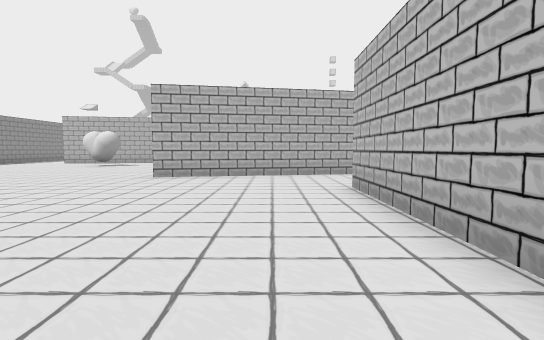
[1] (above)

17 first-person views from a walk through a level from a Godot 3-D game. The camera is 1.5 m above the floor, tilts 4° down and sees 85° across. The floor is counted in squares, 2 m on a side. Each view is taken from the middle of a square. On the plan, view 1 faces up. The plan holds only what a view shows up to about 10 squares ahead; the rest is blank. The place goes on beyond the plan.

[2]
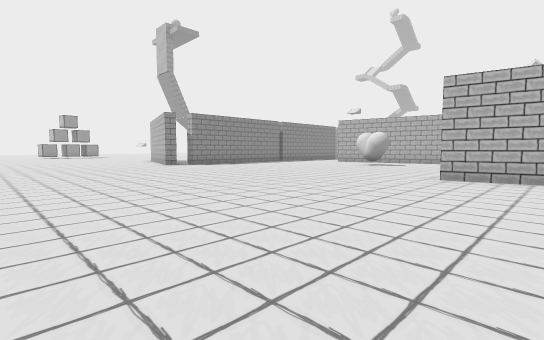

[3]
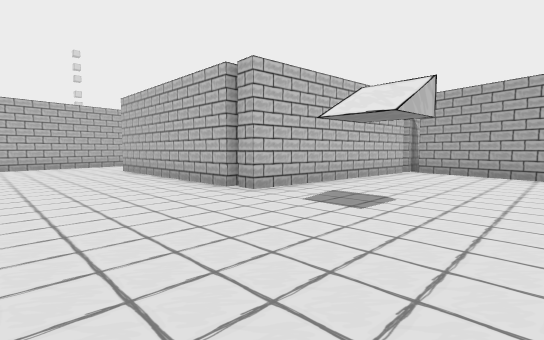

[4]
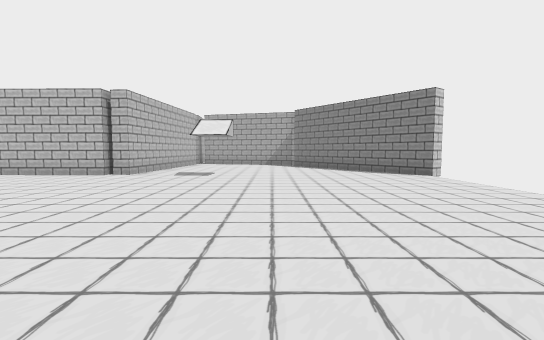

[5]
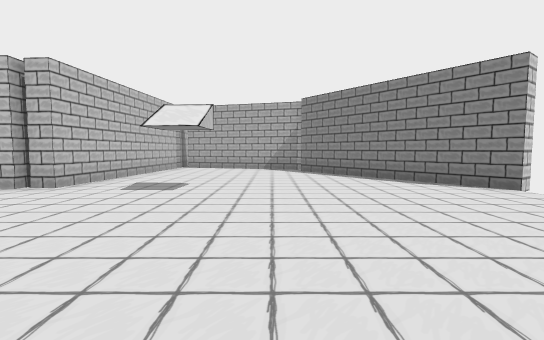

[6]
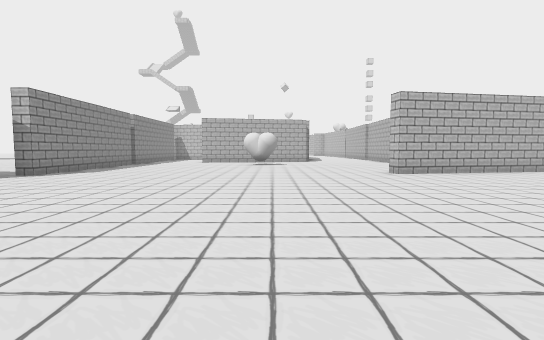

[7]
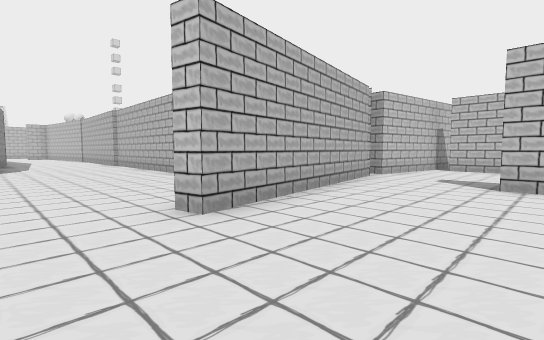

[8]
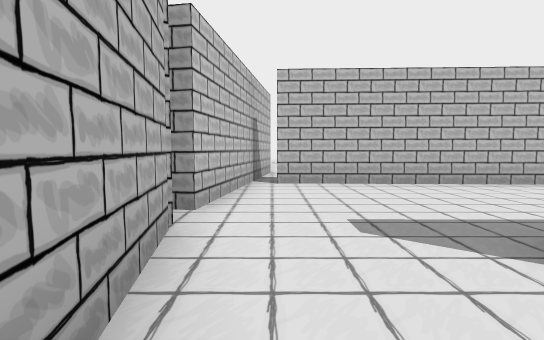

[9]
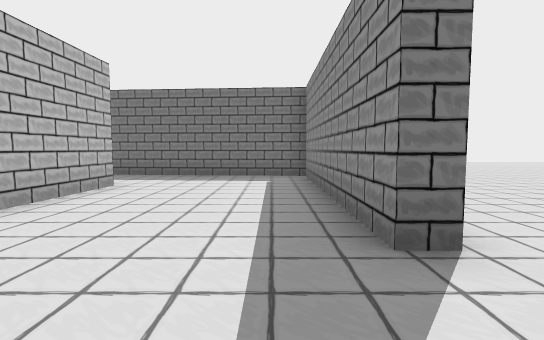

[10]
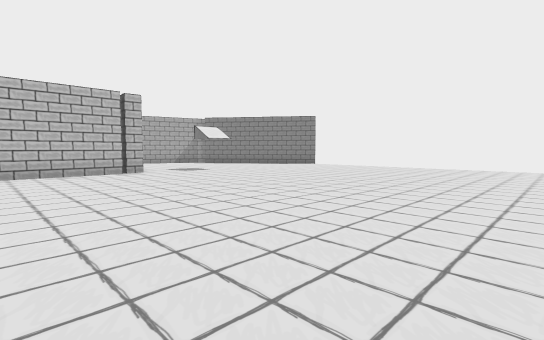

[11]
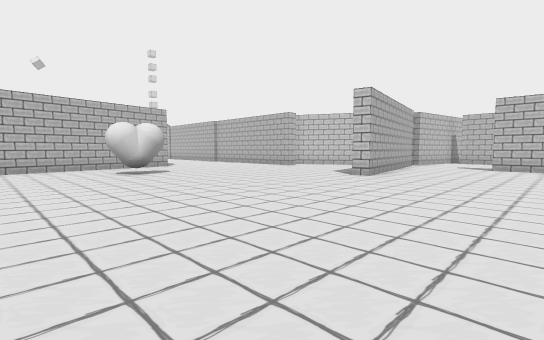

[12]
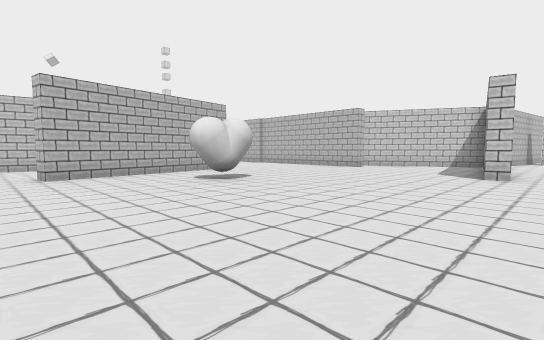

[13]
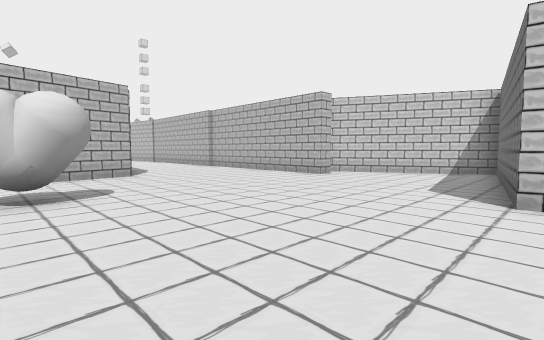

[14]
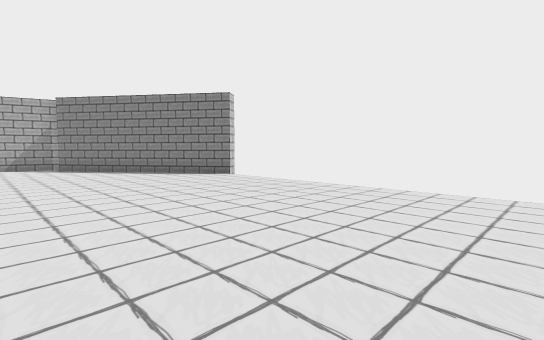

[15]
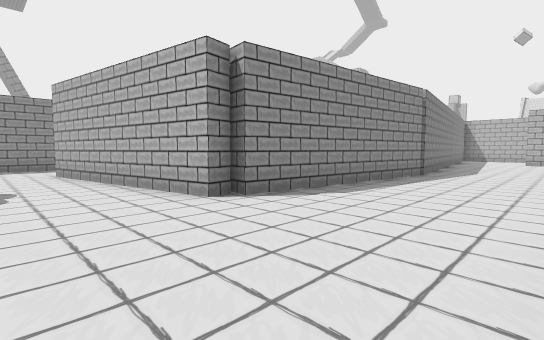

[16]
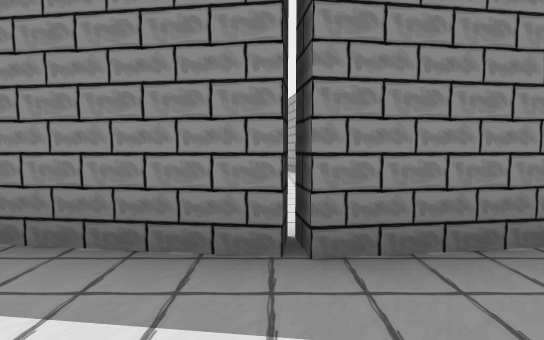

[17]
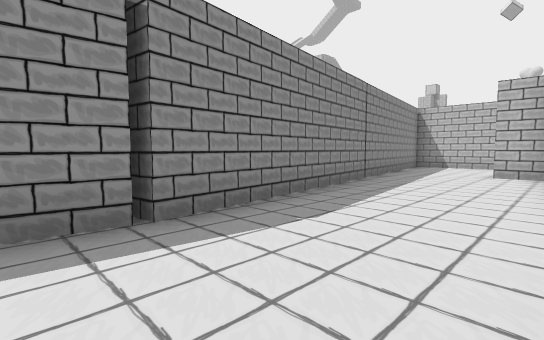

### Floor plan
Points are (right, up) in squares from view 1. A wall is a line through its corners. A room is listed if a view was taken in it or the views show most of it. See-through windows are left out.
Room 1 (views 1, 2, 3, 4, 5, 6, 7, 8, 9, 10, 11, 12, 13, 14, 15, 16, 17)
walls: (1.6, 5.8) (2.1, 5.8) (2.1, -0.2) (1.6, -0.2) (1.6, 5.8); (2.7, 9) (-3.2, 7.9) (-3.3, 8.4) (2.7, 9.5) (0.7, 13.5); (-0.1, 13.3) (-0.6, 13.3) (-0.6, 14.8); (6.3, 1.8) (6.5, 7.9); (7.2, 8.4) (3.6, 8.9) (3.7, 9.4); (7.8, -1.3) (1.6, -0.8) (1.6, -0.3) (6.5, -0.7); (7.1, -5.1) (8.1, -1.5); (1.3, -9.5) (6.2, -6); (-4, 23.1) (-4.7, 17.1) (-5.1, 17.2) (-5, 16.6) (-10.9, 15.5) (-11, 16); (-1.4, 31.5) (-2.4, 31.4); (-5.2, 32.1) (-4, 23.3)
ways out: opening at (-11.5, 16); opening at (7, 0.5)
objects: heart (-8, 13) to (-7, 13)

Where each view was taken, in squares from view 1:
view 1: 0 up, 0 right, facing up
view 2: 0 up, 1 left, facing up-left
view 3: 5 down, 2 left, facing up-right
view 4: 5 down, 7 left, facing right
view 5: 5 down, 4 left, facing right
view 6: 1 down, 7 left, facing up
view 7: 5 up, 5 left, facing up-right
view 8: 8 up, 0 right, facing right
view 9: 8 up, 3 right, facing down
view 10: 3 up, 8 left, facing down-right
view 11: 4 up, 11 left, facing up-right
view 12: 7 up, 12 left, facing up-right
view 13: 8 up, 8 left, facing up-right
view 14: 4 down, 6 left, facing down-right
view 15: 14 up, 1 left, facing up-left
view 16: 23 up, 2 left, facing left
view 17: 22 up, 1 left, facing up-left
